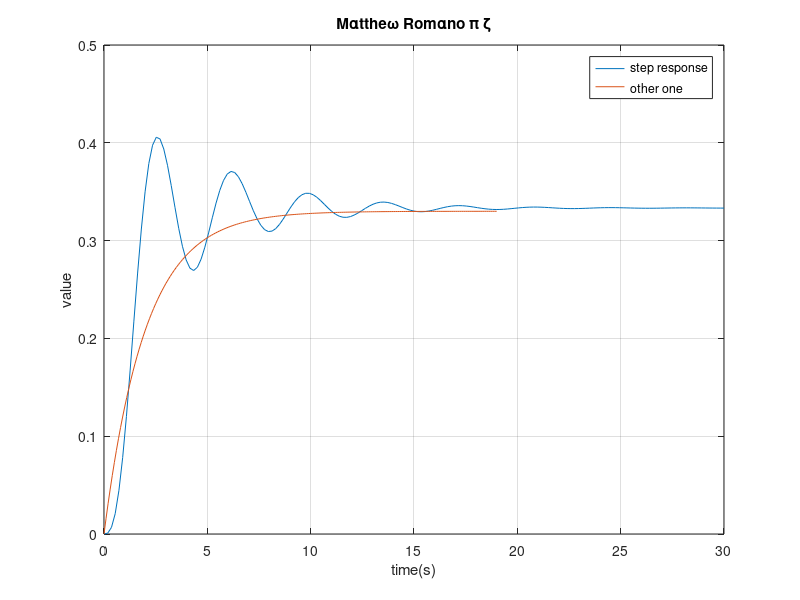

MATLAB code for this plot:
%%Matthew Romano ECE 486 Lab 0
%steady-state value = .3318
s = tf('s');
SYS = 1/(s+1)/(s^2+.5*s+3);
[y,t] = step(SYS);
max = max(y)
plot(t,y);
title('M\alphatthe\omega Rom\alphano \pi \zeta')
xlabel('time(s)')
ylabel('value')
grid on
t2 = 0:.1:19;
z = .33 * (1 - exp(-.5 * t2));
hold on
plot(t2,z)
legend('step response','other one')
hold off
